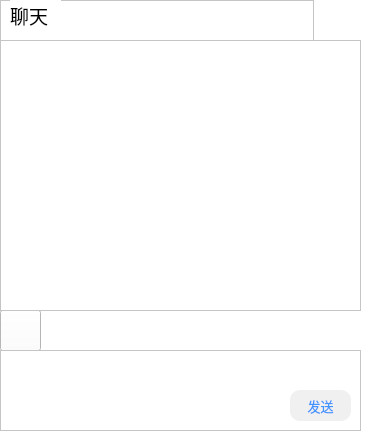
<?xml version="1.0" encoding="UTF-8"?>
<ui version="4.0">
 <class>LiteChat_Dialog</class>
 <widget class="QWidget" name="LiteChat_Dialog">
  <property name="geometry">
   <rect>
    <x>0</x>
    <y>0</y>
    <width>379</width>
    <height>438</height>
   </rect>
  </property>
  <property name="windowTitle">
   <string>Dialog</string>
  </property>
  <property name="styleSheet">
   <string notr="true">background-color: rgb(255, 255, 255);</string>
  </property>
  <widget class="QListWidget" name="listWidget">
   <property name="geometry">
    <rect>
     <x>0</x>
     <y>40</y>
     <width>361</width>
     <height>271</height>
    </rect>
   </property>
   <property name="minimumSize">
    <size>
     <width>0</width>
     <height>0</height>
    </size>
   </property>
   <property name="styleSheet">
    <string notr="true"/>
   </property>
  </widget>
  <widget class="QTextEdit" name="textEdit">
   <property name="geometry">
    <rect>
     <x>0</x>
     <y>350</y>
     <width>361</width>
     <height>81</height>
    </rect>
   </property>
   <property name="minimumSize">
    <size>
     <width>0</width>
     <height>0</height>
    </size>
   </property>
   <property name="styleSheet">
    <string notr="true"/>
   </property>
  </widget>
  <widget class="QPushButton" name="pushButton">
   <property name="geometry">
    <rect>
     <x>290</x>
     <y>390</y>
     <width>61</width>
     <height>31</height>
    </rect>
   </property>
   <property name="font">
    <font>
     <pointsize>10</pointsize>
    </font>
   </property>
   <property name="styleSheet">
    <string notr="true">background-color: rgb(240, 240, 240);
color: rgb(67, 148, 255);
border-radius:10px;</string>
   </property>
   <property name="text">
    <string>发送</string>
   </property>
  </widget>
  <widget class="QFrame" name="frame">
   <property name="geometry">
    <rect>
     <x>0</x>
     <y>0</y>
     <width>314</width>
     <height>41</height>
    </rect>
   </property>
   <property name="styleSheet">
    <string notr="true">color: rgb(255, 255, 255);
background-color: rgb(255, 255, 255);</string>
   </property>
   <property name="frameShape">
    <enum>QFrame::StyledPanel</enum>
   </property>
   <property name="frameShadow">
    <enum>QFrame::Raised</enum>
   </property>
   <widget class="QLabel" name="label">
    <property name="geometry">
     <rect>
      <x>10</x>
      <y>0</y>
      <width>51</width>
      <height>31</height>
     </rect>
    </property>
    <property name="font">
     <font>
      <family>微软雅黑</family>
      <pointsize>14</pointsize>
      <bold>false</bold>
     </font>
    </property>
    <property name="styleSheet">
     <string notr="true">background-color: rgb(255, 255, 255);
color: rgb(0, 0, 0);</string>
    </property>
    <property name="text">
     <string>聊天</string>
    </property>
   </widget>
   <widget class="QLabel" name="label_2">
    <property name="geometry">
     <rect>
      <x>120</x>
      <y>10</y>
      <width>161</width>
      <height>31</height>
     </rect>
    </property>
    <property name="styleSheet">
     <string notr="true">border-image: url(:/img/loginbg.png);</string>
    </property>
    <property name="text">
     <string/>
    </property>
   </widget>
  </widget>
  <widget class="QPushButton" name="pushButton_2">
   <property name="geometry">
    <rect>
     <x>0</x>
     <y>310</y>
     <width>41</width>
     <height>41</height>
    </rect>
   </property>
   <property name="styleSheet">
    <string notr="true">border-image: url(:/img/emoji.png);</string>
   </property>
   <property name="text">
    <string/>
   </property>
  </widget>
  <zorder>frame</zorder>
  <zorder>pushButton_2</zorder>
  <zorder>listWidget</zorder>
  <zorder>textEdit</zorder>
  <zorder>pushButton</zorder>
 </widget>
 <resources/>
 <connections/>
</ui>
